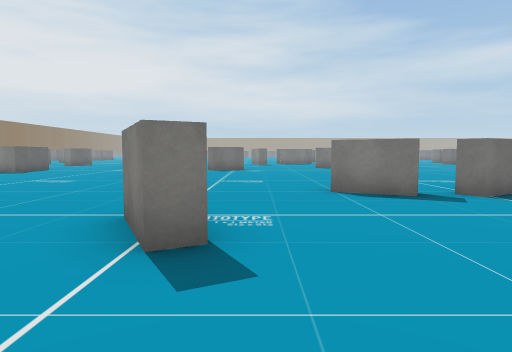
[1] (above)

24 first-person views from a walk through a scene from a Unity 3-D project. The camera is 1.5 m above the floor, tilts 4° down and sees 75° across. The floor is counted in squares, 2 m on a side. Each view is taken from the middle of a square. On the plan, view 1 faces up. The plan holds only what a view shows up to about 11 squares ahead; the rest is blank. The place goes on beyond the plan. The player is left out. Some surface patterns are stand-ins.

[2]
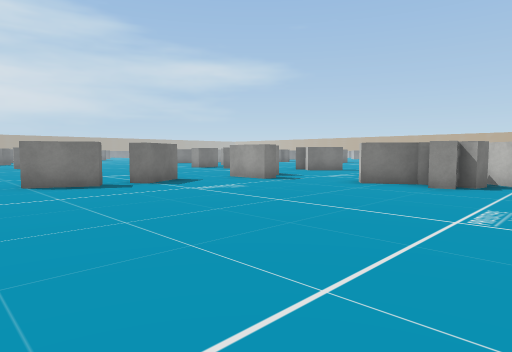

[3]
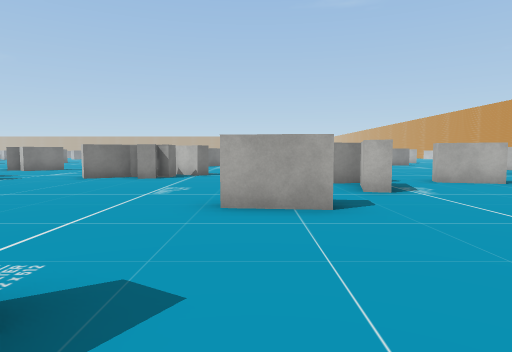

[4]
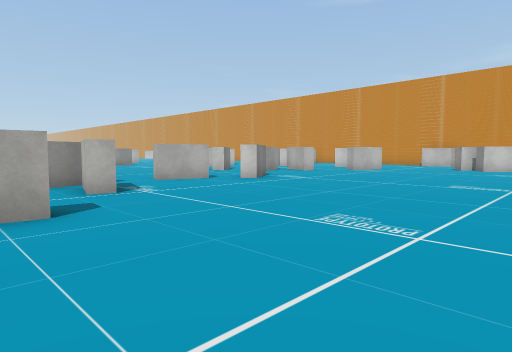

[5]
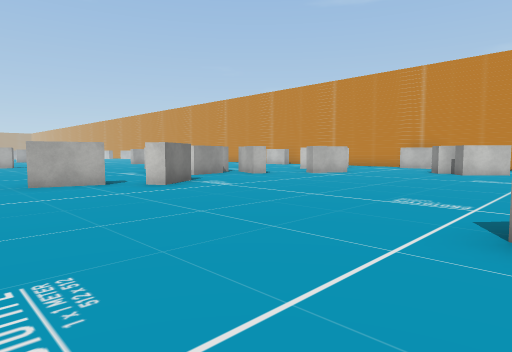

[6]
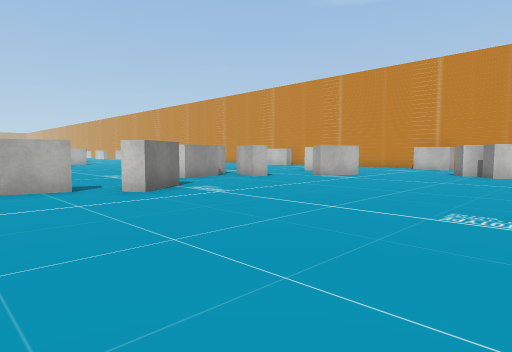

[7]
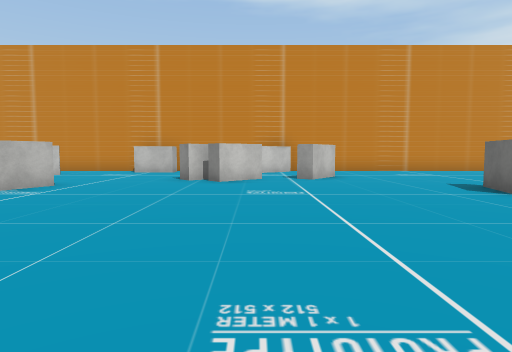

[8]
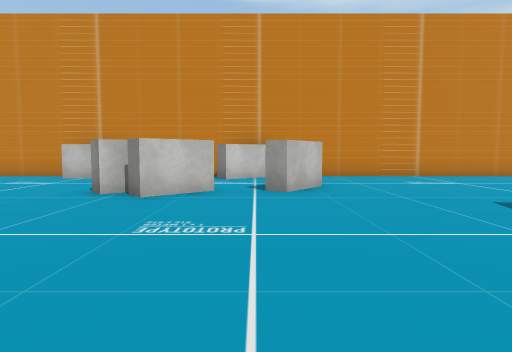

[9]
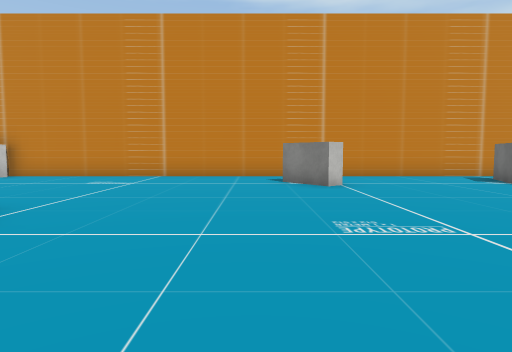

[10]
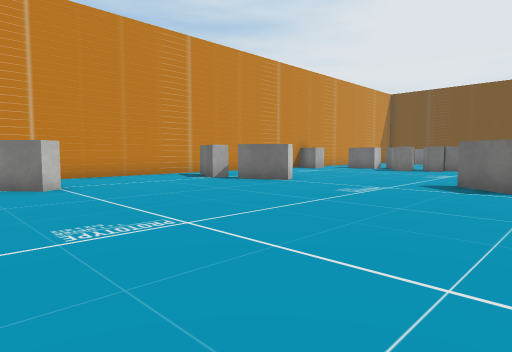

[11]
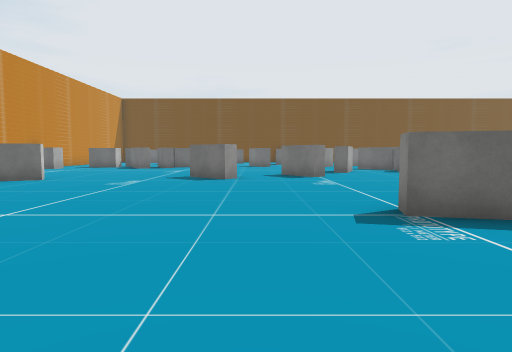

[12]
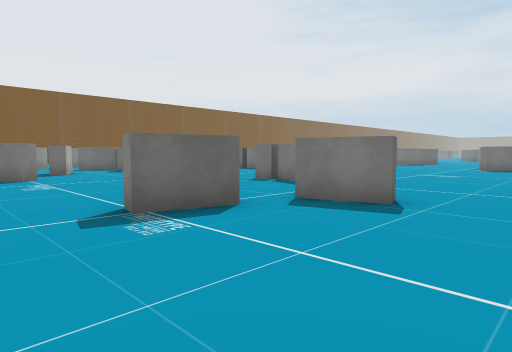

[13]
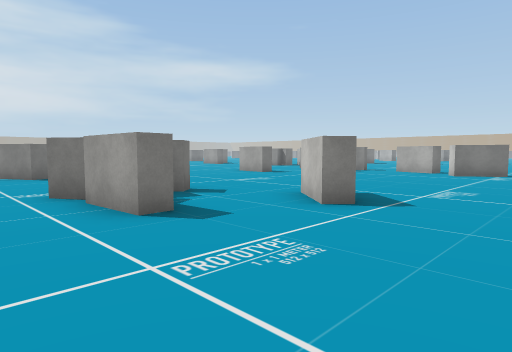

[14]
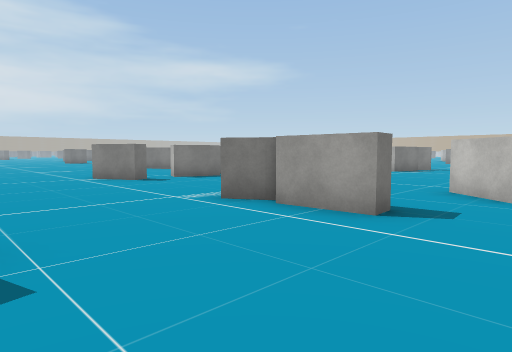

[15]
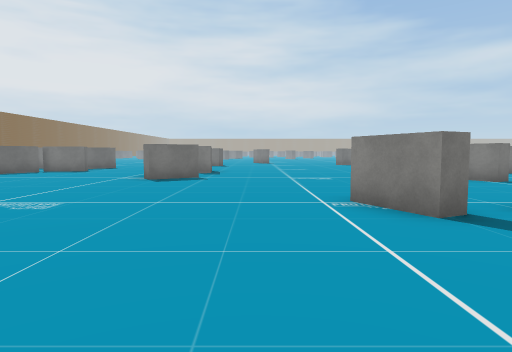

[16]
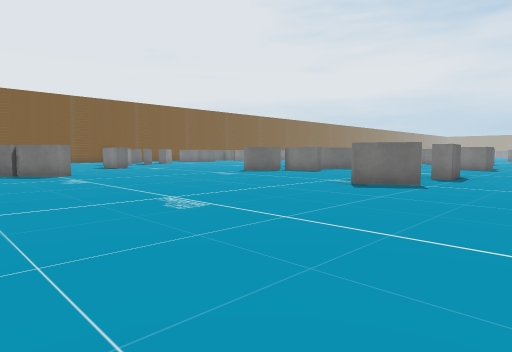

[17]
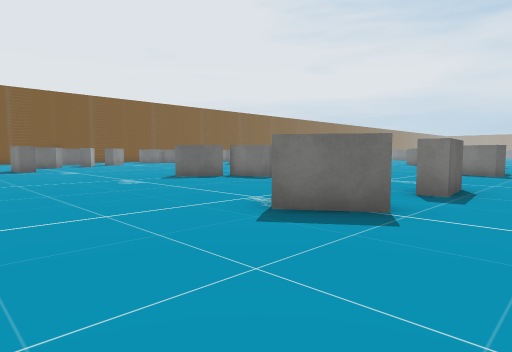

[18]
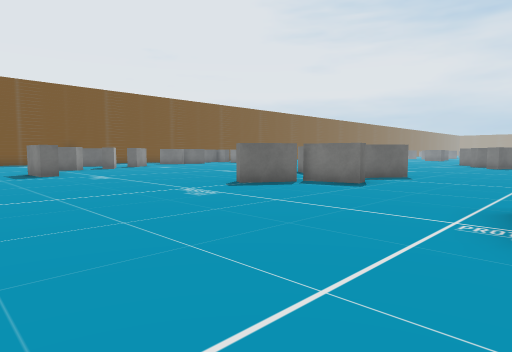

[19]
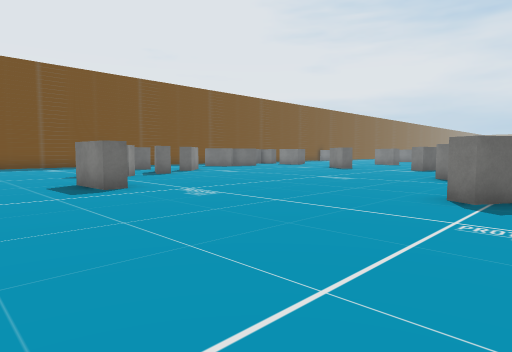

[20]
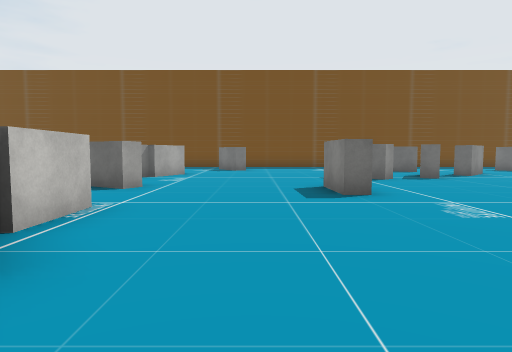

[21]
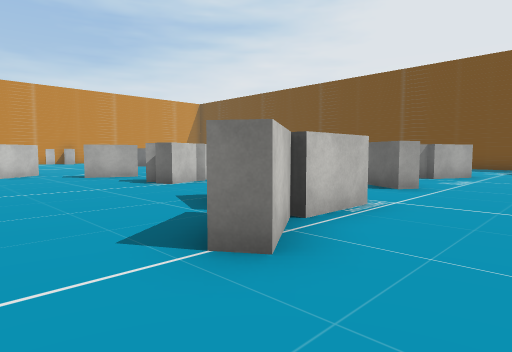

[22]
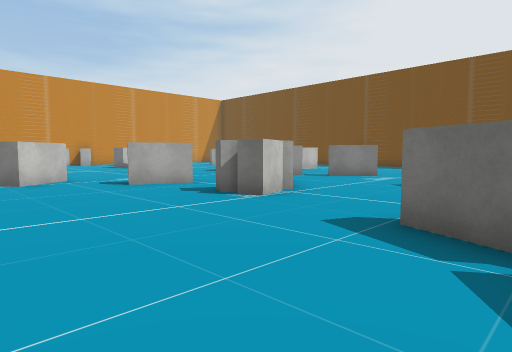

[23]
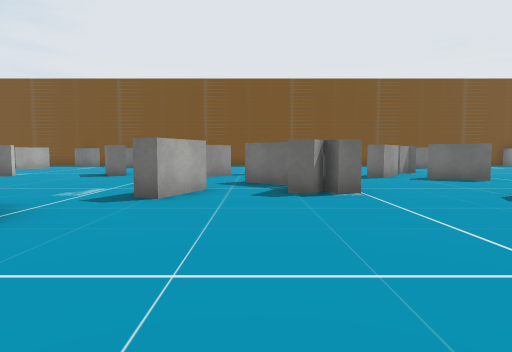

[24]
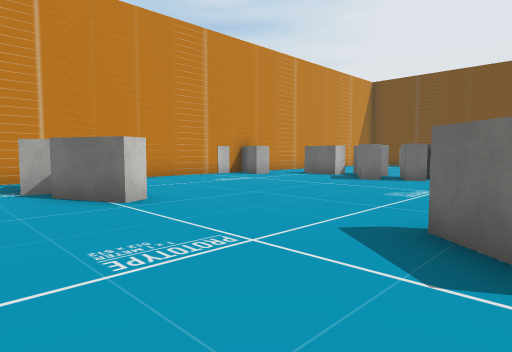

### Floor plan
Key: @ floor where view 1 was taken; # wall or solid block; x gap in a wall; . floor.
Columns run from 27 left of view 1 to 10 right of it. Each row starts with its distance up from view 1.
 11         .x   .... .....   ....
 10        ..#  ##... ......  ....
  9       .....  ...........  .... ..
  8 #..  .......##...... .... .... ..
  7 x..........##.....#. .... ........
  6  #.........#.................####.#
  5  x............... ................#..
  4  #...............##.......#..........
  3 ....##................. ..#..........
  2 .......................  ..........#
  1 ....................... ...........#
  0 ....................... .. @.......###
 -1 .........#............#..  .........#
 -2 #...#..###............#.## .........
 -3 ##.##..#......................#
 -4   ##........    ..............#.
 -5    ......... #   ....... .......##
 -6  ............#x  ......  .......##
 -7  #...###........  ....##............
 -8  #...#...........#....#...........#.
 -9   #....#.....  .......#..........##
-10   ##...#........#........#......#.....
-11     .....#......#...............##....
-12   .......#.........................
-13   #................................#
-14   .....   #.........    ...........#
-15   ...   ..#..........  ...........##
-16   #   ............... #..........
-17    #..................#.........#
-18    ##............................
-19   ##.......#................##...
-20     .......#.............#xx .....
-21      ..... .#...##..........  ....
-22       .... ##...............   ...
-23        ..  ..... .........##   #..
-24        #####################   ####

Positions as (right, up) in squares from view 1, and headings:
1: (0, 0), facing up
2: (0, -2), facing up-right
3: (-2, -3), facing right
4: (-2, -3), facing down-right
5: (-2, -6), facing down-right
6: (-1, -7), facing down-right
7: (0, -10), facing down
8: (-1, -13), facing down
9: (-9, -13), facing down
10: (-9, -13), facing down-left
11: (-7, -13), facing left
12: (-7, -13), facing up-left
13: (-7, -13), facing up-right
14: (-9, -11), facing up-right
15: (-7, -6), facing up
16: (-6, -4), facing up-left
17: (-7, 0), facing up-left
18: (-10, 0), facing up-left
19: (-15, 0), facing up-left
20: (-16, 1), facing left
21: (-16, 1), facing down-left
22: (-16, -2), facing down-left
23: (-14, -8), facing left
24: (-14, -14), facing down-left
